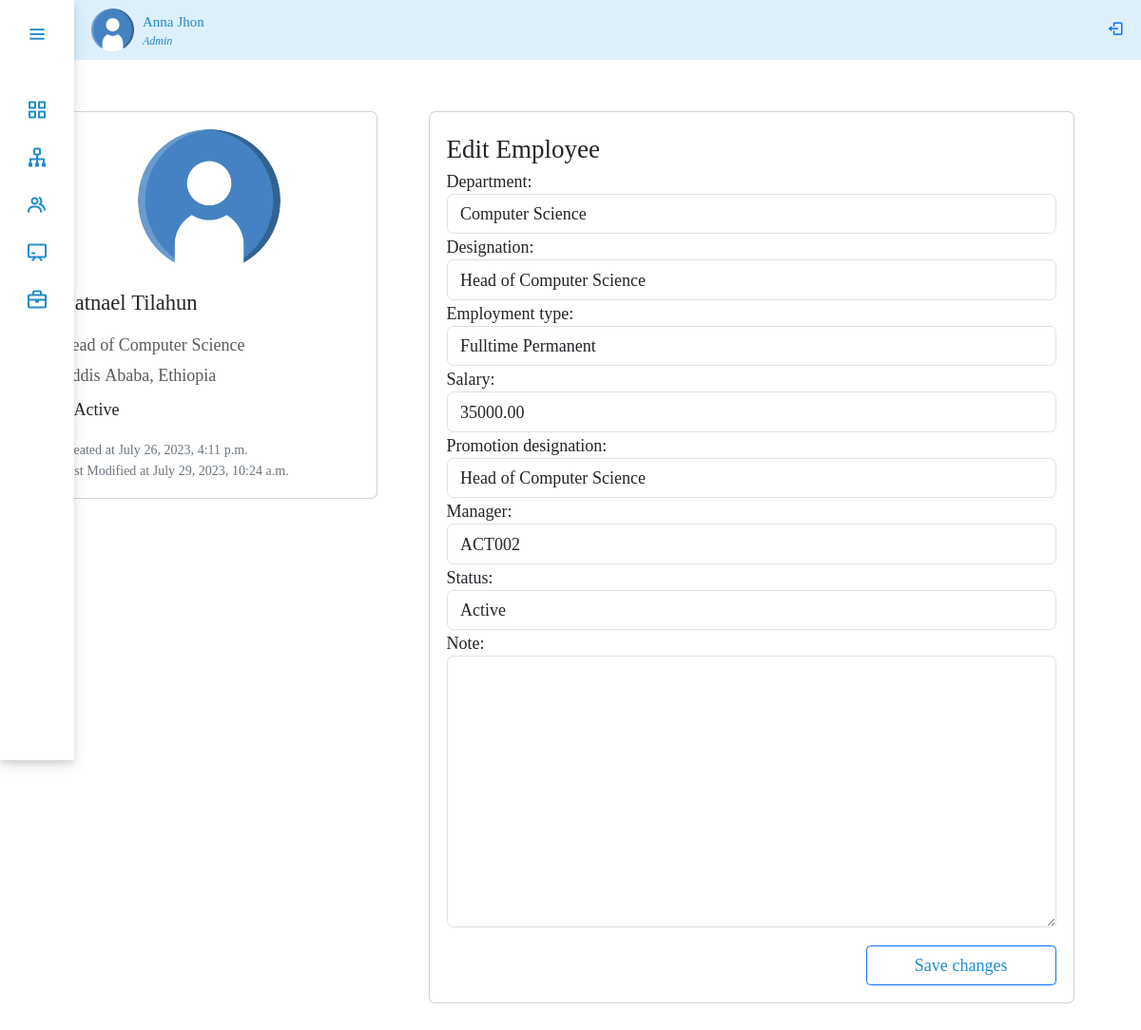
The page /panel/employee/1/update on the database its author committed.
### performance/models.py (models this page shows, shortened)
class Employee(models.Model):
    user = models.OneToOneField(
        CustomUser, on_delete=models.CASCADE, null=True, related_name='user')
    GENDER_CHOICES = (
        ('M', 'Male'),
        ('F', 'Female'),
    )
    MARITAL_STATUS_CHOICES = (
        ('S', 'Single'),
        ('M', 'Married'),
        ('D', 'Divorced'),
        ('W', 'Widowed'),
    )
    EMPLOYMENT_TYPE_CHOICES = (
        ('fulltime_permanent', 'Fulltime Permanent'),
        ('fulltime_probation', 'Fulltime Probation'),
        ('part_time_contract', 'Part Time Contract'),
    )
    STATUS_CHOICES = (
        ('A', 'Active'),
        ('IN', 'Inactive'),
    )
    avatar = models.ImageField(upload_to='avatar/', null=True, blank=True)
    gender = models.CharField(max_length=1, choices=GENDER_CHOICES, null=True)
    dob = models.DateField(blank=True, null=True)
    nationality = models.CharField(max_length=100, null=True, blank=True)
    marital_status = models.CharField(
        max_length=50, choices=MARITAL_STATUS_CHOICES, null=True, blank=True)
    phone_number = models.CharField(max_length=20, null=True, blank=True)
    email = models.EmailField(max_length=254)
    address = models.CharField(max_length=100, null=True, blank=True)
    joined_date = models.DateField(null=True)
    department = models.ForeignKey(
        Department, on_delete=models.SET_NULL, null=True, blank=True)
    designation = models.ForeignKey(
        Designation, on_delete=models.SET_NULL, null=True)
    employment_type = models.CharField(
        max_length=20, choices=EMPLOYMENT_TYPE_CHOICES, null=True)
    salary = models.DecimalField(
        max_digits=10, decimal_places=2, null=True, blank=True)
    promotion_designation = models.ForeignKey(
        Designation, on_delete=models.SET_NULL, related_name='promotion', null=True, blank=True)
    manager = models.ForeignKey(
        CustomUser, on_delete=models.SET_NULL, null=True, blank=True)
    created_at = models.DateTimeField(auto_now_add=True, null=True, blank=True)
    updated_at = models.DateTimeField(auto_now=True, null=True, blank=True)
    status = models.CharField(max_length=50, null=True, choices=STATUS_CHOICES)
    note = models.TextField(blank=True, null=True)

class CustomUser(AbstractBaseUser, PermissionsMixin):
    user_id = models.CharField(max_length=10, unique=True)
    first_name = models.CharField(max_length=30)
    last_name = models.CharField(max_length=30)
    is_active = models.BooleanField(default=True)
    is_manager = models.BooleanField(default=False)
    is_employee = models.BooleanField(default=False)
    is_admin = models.BooleanField(default=False)
    is_staff = models.BooleanField(default=False)
    is_superuser = models.BooleanField(default=False)
    objects = UserManager()
    USERNAME_FIELD = 'user_id'
    REQUIRED_FIELDS = ['first_name', 'last_name']
    def __str__(self):
        return self.user_id

class Designation(models.Model):
    department = models.ForeignKey(
        Department, on_delete=models.SET_NULL, related_name='designations', null=True, blank=True)
    job_title = models.CharField(max_length=100, null=True)
    created_at = models.DateTimeField(auto_now_add=True, null=True)
    updated_at = models.DateTimeField(auto_now=True, null=True)
    def __str__(self):
        return self.job_title

### performance/views.py (the view, shortened to what this page needs)
class EmployeeUpdateView(UpdateView):
    model = Employee
    template_name = 'performance/employee_update.html'
    form_class = EmployeeUpdateForm
    context_object_name = 'employee_detail'

### performance/forms.py
class EmployeeUpdateForm(forms.ModelForm):
    class Meta:
        model = Employee
        fields = ['department', 'designation', 'employment_type',
                  'salary', 'promotion_designation', 'manager', 'status', 'note']

### performance/models.py (called while the page is built)
    def __str__(self):
        return self.department_name

### performance/templates/performance/employee_update.html (shortened to what this page needs)
{% extends 'performance/adminPanel.html' %}
{% load static %}
{% block body %}
{% load i18n widget_tweaks %}
<div class="container py-5">
    <div class="row">
        <div class="col-lg-4">
             <div class="card mb-4" >
          <div class="card-body text-center">
            <img src="/media/avatar/user.png" alt="avatar"
              class="rounded-circle img-fluid" style="width: 150px;">
            <h5 class="my-3">{{employee_detail.user.first_name}} {{employee_detail.user.last_name}}</h5>
            <p class="text-muted mb-1"> {{employee_detail.designation}}</p>
            <p class="text-muted mb-2">{{employee_detail.address}}</p>
            <div class="d-flex align-items-center mb-3">
                {% if employee_detail.status == "A" %}
                <p class="m-0">Active</p>
                {% else %}
                <div style="width:10px; height:10px; background-color:#dc3545; border-radius:50%; padding:0.25rem; margin-right: 5px;"></div>
                <p class="m-0">Inactive</p>
                {% endif %}
            </div>
            <div>
                <p style="font-size: 14px; margin:1px;" class="text-secondary">Created at {{employee_detail.created_at}} </p>
                <p style="font-size: 14px; margin:1px;" class="text-secondary">Last Modified at {{employee_detail.updated_at}} </p>
            </div>
          </div>
        </div>
        </div>
        <div class="col-lg-8">
            <div class="card mb-4 mx-4">
                <div class="card-body text-center">
                    <div class="modal-dialog modal-lg" role="document">
                    <form method="post" class="form">
                        <div class="modal-content">
                            <div class="modal-header">
                                <h4 class="modal-title">Edit Employee</h4>
                            </div>
                            <div class="modal-body">
                                {% for field in form.visible_fields %}
                                    <fieldset class="form-group">
                                        <label for="exampleInputEmail1">
                                        {{ field.label_tag }}
                                    </label>
                                    {{ field|attr:"class:form-control" }}
                                </fieldset>
                                {% endfor %}
                            </div>
                            <div class="modal-footer mt-2">
                                <input type="submit" class="btn btn-primary" value="Save changes" style="border-radius: .25rem;"/>
                            </div>
                        </div>
                    </form>
                </div>
                </div>
            </div>
        </div>
    </div>
</div>
{% endblock body%}

### performance/static/performance/css/style.css (style rules this page uses)
:root { --color-default: #218ccc; --color-second:#DEEFFC; --color-white:#fff; --color-body:#e4e9f7; --color-light:#e0e0e0; }
* { margin: 0; padding: 0; font-size: 18px; font-family: 'Noto Serif Georgian', serif; text-align: justify; box-sizing: border-box; }
.btn { color: var(--color-default); background-color: var(--color-white); border-radius: 40px 0 0 40px; margin-top: 10px; padding-left: 50px; padding-right: 50px; }

### rows shown on the page
Employee: user.first_name "Natnael", user.last_name "Tilahun", designation "Head of Computer Science", address "Addis Ababa, Ethiopia", created_at "July 26, 2023, 4:11 p.m.", updated_at "July 29, 2023, 10:24 a.m.", visible_fields "Computer Science" "Head of Computer Science" "Fulltime Permanent" "35000.00" "Head of Computer Science" "ACT002" "Active"

### other values the page prints
{{ field.label_tag }} "Department:" "Designation:" "Employment type:" "Salary:" "Promotion designation:" "Manager:" "Status:" "Note:"
